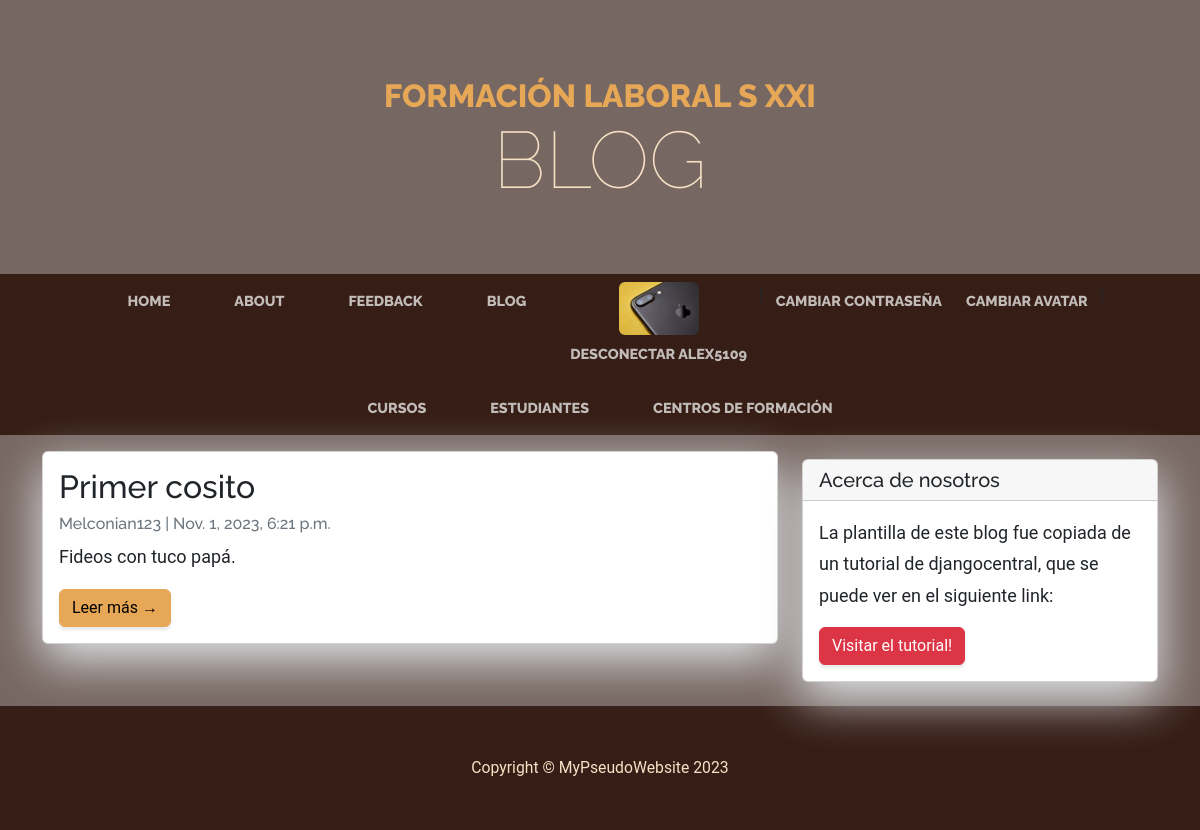
The page /blog (signed in) on the database its author committed.
### aplicacion/models.py (models this page shows)
class Usuario(auth.models.User):
	avatar = models.ImageField(upload_to="media/avatares", null=True, blank=True)

### blog/models.py (models this page shows, shortened)
class Post(models.Model):
	title = models.CharField(max_length=200, unique=True)
	slug = models.SlugField(max_length=200, unique=True)
	author = models.ForeignKey(Usuario, on_delete=models.CASCADE, related_name='blog_posts')
	updated_on = models.DateTimeField(auto_now= True)
	content = models.TextField()
	created_on = models.DateTimeField(auto_now_add=True)
	status = models.IntegerField(choices=STATUS, default=0)
	class Meta:
		ordering = ['-created_on']

### blog/views.py (the view)
# urls.py: path('',				views.PostList.as_view(),					name="home"),
class PostList(generic.ListView):
	queryset = models.Post.objects.filter(status=1).order_by('-created_on')
	template_name = 'blog/index.html'

### aplicacion/templatetags/avatar.py (called while the page is built)
@register.filter(name="avatar")
def avatar(request):
	avatar_url = None
	try:
		avatar_url = models.AvatarPDF.objects.get(usuario = request.user.id).imagen.url
	except (Exception):
		try:
			avatar_url = models.Usuario.objects.get(id=request.user.id).avatar.url
		except (Exception):
			pass
	return avatar_url

### blog/templates/blog/index.html (shortened to what this page needs)
{% extends "blog/base.html" %}
{% block content %}
	<div class="container">
		<div class="row">
			<div class="col-md-8 mt-3 left">
				{% for post in post_list %}
				<div class="card mb-4">
					<div class="card-body">
						<h2 class="card-title">{{ post.title }}</h2>
						<p class="card-text text-muted h6">{{ post.author }} | {{ post.created_on}} </p>
						<p class="card-text">{{post.content|slice:":200" }}</p>
						<a href="{% url 'blog:post_detail' post.slug  %}" class="btn btn-primary">Leer más &rarr;</a>
					</div>
				</div>
				{% endfor %}
			</div>
			{% block sidebar %} {% include 'blog/sidebar.html' %} {% endblock sidebar %}
		</div>
	</div>
{%endblock%}

### aplicacion/templates/aplicacion/0000_master.html (shortened to what this page needs)
{% load static %}
{% load avatar %}
<!DOCTYPE html>
<html lang="en">
	<head>
		<link href="{% static 'aplicacion/css/styles.css' %}" rel="stylesheet" />
	</head>
	<body>
		<header>
			<h1 class="site-heading text-center text-faded d-none d-lg-block">
				<span class="site-heading-upper text-primary mb-3">
				{% block header1_principal %}
				Formación Laboral S XXI
				{% endblock %}</span>
				<span class="site-heading-lower">{% block header2 %}{% endblock %}</span>
			</h1>
		</header>
		<nav class="navbar navbar-expand-lg navbar-dark py-lg-24" id="mainNav">
			<div class="container">
				<div class="collapse navbar-collapse" id="navbarSupportedContent">
					<ul class="navbar-nav mx-auto">
						<li class="nav-item px-lg-4"><a class="nav-link text-uppercase" href="{% url 'aplicacion:home' %}">Home</a></li>
						<li class="nav-item px-lg-4"><a class="nav-link text-uppercase" href="{% url 'aplicacion:about' %}">About</a></li>
						<li class="nav-item px-lg-4"><a class="nav-link text-uppercase" href="{% url 'aplicacion:quejas' %}">Feedback</a></li>
						<li class="nav-item px-lg-4"><a class="nav-link text-uppercase" href="{% url 'blog:home' %}">Blog</a></li>
						{% if request.user.is_authenticated %}
							{% if request|avatar %}
								<li class="nav-item px-lg-1"> <img class="product-item-img mx-auto d-flex rounded img-fluid mb-3 mb-lg-0" src= '{{ request|avatar }}' alt="..." width="80" height="80" /> <a class="nav-link text-uppercase" href="{% url 'aplicacion:user-log_out' %}?next={{request.path}}">Desconectar {{request.user.username}}</a> </li>
							{{% else %}
								<li class="nav-item px-lg-1"> <a class="nav-link text-uppercase" href="{% url 'aplicacion:user-log_out' %}?next={{request.path}}">Desconectar {{request.user.username}}</a> </li>
							{{% endif %}
							<li class="nav-item px-lg-1"> <a class="nav-link text-uppercase" href="{% url 'aplicacion:user-cambiarcontraseña' %}">Cambiar contraseña</a> </li>
							<li class="nav-item px-lg-1"> <a class="nav-link text-uppercase" href="{% url 'aplicacion:user-cambiaravatar' %}">Cambiar avatar</a> </li>
						{% endif %}
					</ul>
				</div>
			</div>
		</nav>
		<nav class="navbar navbar-expand-lg navbar-dark py-lg-24" id="mainNav">
			<div class="container">
				<div class="collapse navbar-collapse" id="navbarSupportedContent">
					<ul class="navbar-nav mx-auto">
						<li class="nav-item px-lg-4"><a class="nav-link text-uppercase" href="{% url 'aplicacion:tables-listado' 'cursos' %}"> Cursos </a></li>
						<li class="nav-item px-lg-4"><a class="nav-link text-uppercase" href="{% url 'aplicacion:tables-listado' 'estudiantes' %}"> Estudiantes</a></li>
						<li class="nav-item px-lg-4"><a class="nav-link text-uppercase" href="{% url 'aplicacion:centros-list' %}"> Centros de Formación</a></li>
					</ul>
				</div>
			</div>
		</nav>
		{% block content %} {% endblock %}
		<footer class="footer text-faded text-center py-5">
			<div class="container"><p class="m-0 small">Copyright &copy; MyPseudoWebsite 2023</p></div>
		</footer>
	</body>
</html>

### blog/templates/blog/index.html (style rules this page uses)
body { font-family: "Roboto", sans-serif; font-size: 18px; background-color: #fdfdfd; }
.card { box-shadow: 0 16px 48px #E3E7EB; }

### blog/templates/blog/sidebar.html (style rules this page uses)
.card { box-shadow: 0 16px 48px #E3E7EB; }

### rows shown on the page
Post: title "Primer cosito", author "Melconian123", created_on "Nov. 1, 2023, 6:21 p.m.", content "Fideos con tuco papá."

### other values the page prints
{{ request.user.username }} "ALEX5109"
